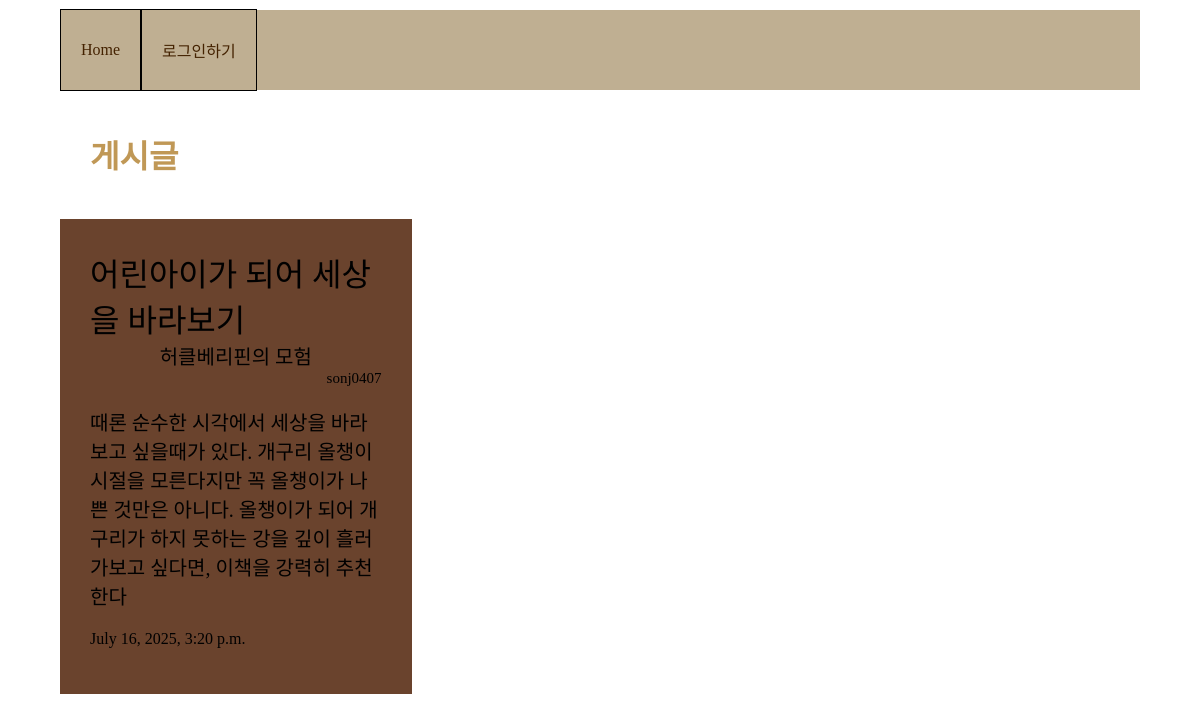
The page / on the database its author committed.
### post/models.py (models this page shows)
class PostModel(models.Model):
    author = models.ForeignKey(settings.AUTH_USER_MODEL, on_delete=models.CASCADE, related_name='posts')
    bookName = models.CharField(max_length=20, blank=True)
    time = models.DateTimeField(blank=True,null=True)
    title = models.CharField(max_length=20, blank=True)
    review = models.CharField(max_length=800, blank=True)

### accounts/models.py (models this page shows)
class CustomUser(AbstractUser):
    nickname = models.CharField(max_length=30, unique=True, null=True)
    name = models.CharField(max_length=10, unique=False, null=True)

### list/views.py (the view)
# urls.py: path('', views.post_list, name='list'),
def post_list(request):
    posts = PostModel.objects.all()
    return render(request, 'list/posting_list.html', {'posts': posts})

### list/templates/list/posting_list.html (shortened to what this page needs)
{% load static %}
<!DOCTYPE html>
<html lang="ko">
<head>
    <link rel="stylesheet" type="text/css" href="{% static 'list/style.css' %}" >
</head>
<body>
    <nav>
        <ul>
            <li><a href="{% url 'list' %}">Home</a></li>
        </ul>
        <ul class="log">
            {% if user.is_authenticated%}
                <li><a href="{% url 'logout' %}">로그아웃</a></li>
            {% else %}
                <li><a href="{% url 'login' %}">로그인하기</a></li>
            {% endif %}
        </ul>
    </nav>
    <h1>게시글</h1>
    <div class = 'post_container'>
            {% for post in posts %}
                <div class = "post_box" data-id="{{post.id}}" style="cursor: pointer">
                    <div class="container">
                        <div class='title'> {{ post.title }}</div>
                        <div class='bookname'> {{ post.bookName }}</div>
                        <div class='author'> {{ post.author.username }}</div>
                    </div>
                    <div class='review'>
                        <p> {{ post.review }}</p>
                    </div>
                    <div class= "time">
                        <p>{{ post.time }}</p>
                    </div>
                </div>
            {% endfor %}
    </div>
</body>
</html>

### list/static/list/style.css (style rules this page uses)
html, body { height: 100%; margin: 0; padding: 0; }
h1 { color: #c09856; padding: 20px 30px }
nav { text-align : center; width :100%; height : 10%; display: flex; background-color: #bfaf92; align-items: center; }
ul { display: flex; padding: 0px; height: 100%; align-items: center; }
li { display: flex; border: 1px solid #000000; align-items: center; height: 100%; padding: 0px 20px; }
a { align-items: center; text-decoration: none; color: #442200; }
.container { display: flex; justify-content: space-between; flex-direction: column; }
.title { display:flex; justify-content: center; font-size: 25pt }
.bookname { display:flex; justify-content: center; font-size: 15pt }
.author { display:flex; justify-content: flex-end; }
.title { font-size: 32px; }
.author { font-size: 15px; }
.review { font-size: 20px; }
body { padding: 10px 5%; }
.log { justify-content: flex-end; }
.post_container { display: flex; flex-wrap: wrap; gap: 10px; }
.post_box { background-color: #6a432d; padding: 30px; width: 27%; color:black; }
.time { font-size: 12pt; }

### list/templates/list/posting_list.html (style rules this page uses)
body { font-family: 'Crimson Pro', serif; }

### rows shown on the page
PostModel: title "어린아이가 되어 세상을 바라보기", bookName "허클베리핀의 모험", author.username "sonj0407", review "때론 순수한 시각에서 세상을 바라보고 싶을때가 있다. 개구리 올챙이 시절을 모른다지만 꼭 올챙이가 나쁜 것만은 아니다. 올챙이가 되어 개구리가 하지 못하는 강을 깊이 흘러가보고 싶다면, 이책을 강력히 추천한다", time "July 16, 2025, 3:20 p.m."
